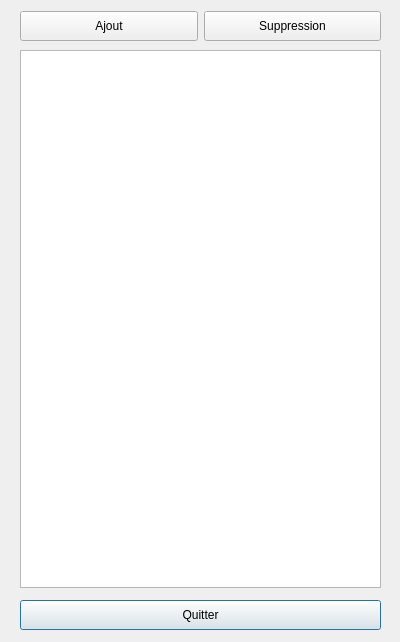
<?xml version="1.0" encoding="UTF-8"?>
<ui version="4.0">
 <class>type_maree_form</class>
 <widget class="QDialog" name="type_maree_form">
  <property name="geometry">
   <rect>
    <x>0</x>
    <y>0</y>
    <width>400</width>
    <height>642</height>
   </rect>
  </property>
  <property name="windowTitle">
   <string>Geolimi - Maree - Ajout</string>
  </property>
  <widget class="QTableView" name="tvType_maree">
   <property name="geometry">
    <rect>
     <x>20</x>
     <y>50</y>
     <width>361</width>
     <height>538</height>
    </rect>
   </property>
  </widget>
  <widget class="QPushButton" name="btnQuitter">
   <property name="geometry">
    <rect>
     <x>20</x>
     <y>600</y>
     <width>361</width>
     <height>30</height>
    </rect>
   </property>
   <property name="sizePolicy">
    <sizepolicy hsizetype="Expanding" vsizetype="Fixed">
     <horstretch>0</horstretch>
     <verstretch>0</verstretch>
    </sizepolicy>
   </property>
   <property name="minimumSize">
    <size>
     <width>75</width>
     <height>30</height>
    </size>
   </property>
   <property name="toolTip">
    <string>Quitter la fenêtre et valider</string>
   </property>
   <property name="text">
    <string>Quitter</string>
   </property>
   <property name="icon">
    <iconset>
     <normaloff>:/plugins/geolimi/icons/quit.png</normaloff>:/plugins/geolimi/icons/quit.png</iconset>
   </property>
  </widget>
  <widget class="QWidget" name="layoutWidget">
   <property name="geometry">
    <rect>
     <x>20</x>
     <y>10</y>
     <width>361</width>
     <height>32</height>
    </rect>
   </property>
   <layout class="QHBoxLayout" name="horizontalLayout">
    <item>
     <widget class="QPushButton" name="btnAdd">
      <property name="minimumSize">
       <size>
        <width>65</width>
        <height>30</height>
       </size>
      </property>
      <property name="toolTip">
       <string>Ajouter un type de marée</string>
      </property>
      <property name="text">
       <string>Ajout</string>
      </property>
      <property name="icon">
       <iconset>
        <normaloff>:/plugins/geolimi/icons/add.png</normaloff>:/plugins/geolimi/icons/add.png</iconset>
      </property>
     </widget>
    </item>
    <item>
     <widget class="QPushButton" name="btnDelete">
      <property name="enabled">
       <bool>true</bool>
      </property>
      <property name="minimumSize">
       <size>
        <width>65</width>
        <height>30</height>
       </size>
      </property>
      <property name="toolTip">
       <string>Supprimer le type de marée</string>
      </property>
      <property name="text">
       <string>Suppression</string>
      </property>
      <property name="icon">
       <iconset>
        <normaloff>:/plugins/geolimi/icons/delete.png</normaloff>:/plugins/geolimi/icons/delete.png</iconset>
      </property>
     </widget>
    </item>
   </layout>
  </widget>
 </widget>
 <resources>
  <include location="../../../geolimiv2/geolimi/forms/resourcesGeolimi.qrc"/>
 </resources>
 <connections/>
</ui>
